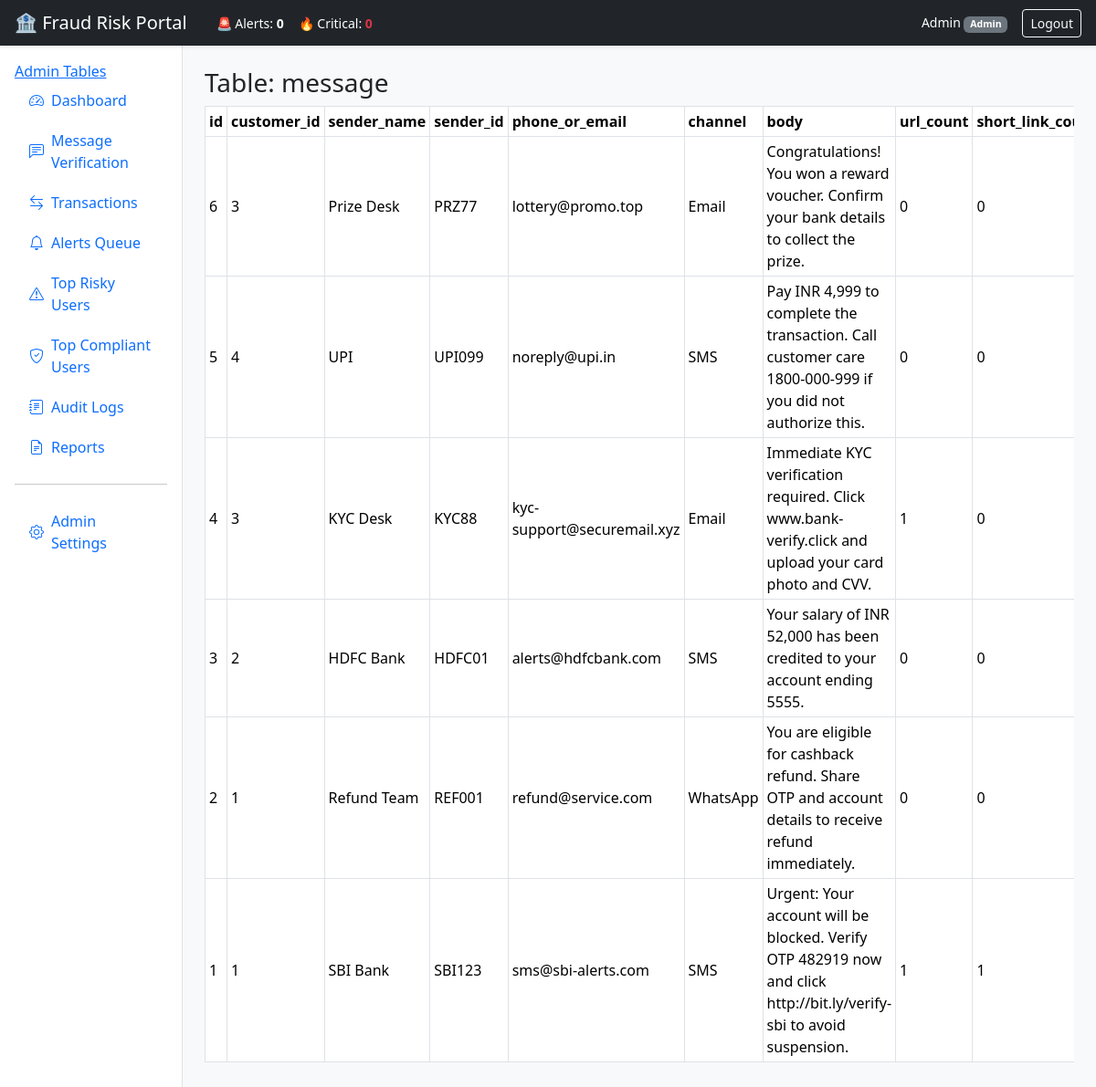
Screenshot of /admin/table/message (signed in) with the database file from the repository.
### app/models.py (models this page shows, shortened)
class User(db.Model, UserMixin):
    id = db.Column(db.Integer, primary_key=True)
    username = db.Column(db.String(80), unique=True, nullable=False)
    full_name = db.Column(db.String(120), nullable=False)
    role = db.Column(db.String(40), nullable=False, default=ROLE_BANKER)
    password_hash = db.Column(db.String(255), nullable=False)
    active = db.Column(db.Boolean, default=True)

class Message(db.Model):
    id = db.Column(db.Integer, primary_key=True)
    customer_id = db.Column(db.Integer, db.ForeignKey("customer.id"), nullable=True)
    sender_name = db.Column(db.String(120), nullable=True)
    sender_id = db.Column(db.String(120), nullable=True)
    phone_or_email = db.Column(db.String(120), nullable=True)
    channel = db.Column(db.String(20), default="SMS")
    body = db.Column(db.Text, nullable=False)
    url_count = db.Column(db.Integer, default=0)
    short_link_count = db.Column(db.Integer, default=0)
    created_at = db.Column(db.DateTime, default=datetime.utcnow)

### app/routes/admin.py (the view)
@admin_bp.route("/table/<table_name>")
@login_required
def view_table(table_name):
    if current_user.role != ROLE_ADMIN:
        abort(403)
    model = MODEL_MAP.get(table_name)
    if not model:
        abort(404)
    page = request.args.get("page", 1, type=int)
    per_page = 20
    query = model.query
    if hasattr(model, "id"):
        query = query.order_by(model.id.desc())
    pagination = query.paginate(page=page, per_page=per_page, error_out=False)
    columns = [c.name for c in model.__table__.columns]
    rows = pagination.items
    return render_template(
        "admin_table_view.html",
        table_name=table_name,
        columns=columns,
        rows=rows,
        pagination=pagination
    )

### app/models.py (called while the page is built)
@login_manager.user_loader
def load_user(user_id):
    return db.session.get(User, int(user_id))

### app/routes/main.py (called while the page is built)
@main_bp.app_context_processor
def inject_stats():
    stats = {
        "total": MessagePrediction.query.count(),
        "fraud": MessagePrediction.query.filter(MessagePrediction.risk_score >= 50).count(),
        "legit": MessagePrediction.query.filter(MessagePrediction.risk_score < 50).count(),
    }
    return dict(stats=stats)

### templates/admin_table_view.html (shortened to what this page needs)
{% extends "base.html" %}
{% block content %}
<h3>Table: {{ table_name }}</h3>
<div class="table-responsive">
  <table class="table table-bordered table-sm">
    <thead>
      <tr>
        {% for col in columns %}
          <th>{{ col }}</th>
        {% endfor %}
      </tr>
    </thead>
    <tbody>
      {% for row in rows %}
      <tr>
        {% for col in columns %}
          <td>
            {% if row is mapping %}
              {{ row[col] if col in row else '' }}
            {% else %}
              {{ row|attr(col) if row|attr(col) is not none else '' }}
            {% endif %}
          </td>
        {% endfor %}
      </tr>
      {% endfor %}
    </tbody>
  </table>
</div>
{% endblock %}

### templates/base.html (shortened to what this page needs)
<!doctype html>
<html lang="en">
<head>
  <link href="https://cdn.jsdelivr.net/npm/bootstrap@5.3.3/dist/css/bootstrap.min.css" rel="stylesheet">
  <link href="https://cdn.jsdelivr.net/npm/bootstrap-icons@1.11.3/font/bootstrap-icons.css" rel="stylesheet">
  <link rel="stylesheet" href="{{ url_for('static', filename='css/style.css') }}">
</head>
<body class="bg-light">
<nav class="navbar navbar-dark bg-dark shadow-sm px-3">
  <div class="d-flex align-items-center gap-3">
    <span class="navbar-brand mb-0 h5">🏦 Fraud Risk Portal</span>
    <div class="d-none d-md-flex gap-3 text-white small">
      <span>🚨 Alerts: <b>{{ stats.open_alerts or 0 }}</b></span>
      <span>🔥 Critical: <b class="text-danger">{{ stats.critical_alerts or 0 }}</b></span>
    </div>
  </div>
  <div class="d-flex align-items-center gap-3 text-white">
    {% if current_user.is_authenticated %}
      <span class="small">
        {{ current_user.full_name }}
        <span class="badge bg-secondary">{{ current_user.role }}</span>
      </span>
      <a class="btn btn-outline-light btn-sm" href="{{ url_for('auth.logout') }}">Logout</a>
    {% endif %}
  </div>
</nav>
<div class="container-fluid">
  <div class="row">
    <aside class="col-lg-2 bg-white border-end min-vh-100 p-3">
    <a href="{{ url_for('admin.list_tables') }}">Admin Tables</a>
      <div class="nav flex-column gap-1">
        {% macro nav_item(endpoint, icon, label) %}
          <a class="nav-link d-flex align-items-center gap-2
            {% if request.endpoint == endpoint %}active fw-bold text-primary{% endif %}"
            href="{{ url_for(endpoint) }}">
            <i class="bi {{ icon }}"></i> {{ label }}
          </a>
        {% endmacro %}
        {{ nav_item('main.dashboard', 'bi-speedometer2', 'Dashboard') }}
        {{ nav_item('main.message_verify', 'bi-chat-left-text', 'Message Verification') }}
        {{ nav_item('main.transaction_monitor', 'bi-arrow-left-right', 'Transactions') }}
        {{ nav_item('main.alerts_queue', 'bi-bell', 'Alerts Queue') }}
        {{ nav_item('main.top_risky', 'bi-exclamation-triangle', 'Top Risky Users') }}
        {{ nav_item('main.top_compliant', 'bi-shield-check', 'Top Compliant Users') }}
        {{ nav_item('main.audit_logs', 'bi-journal-text', 'Audit Logs') }}
        {{ nav_item('main.reports_page', 'bi-file-earmark-text', 'Reports') }}
        {% if current_user.role == "Admin" %}
          <hr>
          {{ nav_item('main.admin_settings', 'bi-gear', 'Admin Settings') }}
        {% endif %}
      </div>
    </aside>
    <main class="col-lg-10 p-4">
      {% block content %}{% endblock %}
    </main>
  </div>
</div>
</body>
</html>

### static/css/style.css (style rules this page uses)
:root { --navy: #0b1f3a; --accent: #1d4ed8; --soft: #f4f7fb; }
.table td, .table th { vertical-align: middle; }

### rows the page displays
User: full_name "Admin", role "Admin"
Message: columns "6" "3" "Prize Desk" "PRZ77" "lottery@promo.top" "Email" "Congratulations! You won a reward voucher. Confirm your bank details to collect the prize." "0" "0"
Message: columns "5" "4" "UPI" "UPI099" "noreply@upi.in" "SMS" "Pay INR 4,999 to complete the transaction. Call customer care 1800-000-999 if you did not authorize this." "0" "0"
Message: columns "4" "3" "KYC Desk" "KYC88" "kyc-support@securemail.xyz" "Email" "Immediate KYC verification required. Click www.bank-verify.click and upload your card photo and CVV." "1" "0"
Message: columns "3" "2" "HDFC Bank" "HDFC01" "alerts@hdfcbank.com" "SMS" "Your salary of INR 52,000 has been credited to your account ending 5555." "0" "0"
Message: columns "2" "1" "Refund Team" "REF001" "refund@service.com" "WhatsApp" "You are eligible for cashback refund. Share OTP and account details to receive refund immediately." "0" "0"
Message: columns "1" "1" "SBI Bank" "SBI123" "sms@sbi-alerts.com" "SMS" "Urgent: Your account will be blocked. Verify OTP 482919 now and click http://bit.ly/verify-sbi to avoid suspension." "1" "1"

### other values shown
{{ stats.open_alerts or 0 }} "0"
{{ stats.critical_alerts or 0 }} "0"
{{ label }} "Dashboard Message Verification Transactions Alerts Queue Top Risky Users Top Compliant Users Audit Logs Reports Admin Settings"
{{ table_name }} "message"
{{ col }} "id" "customer_id" "sender_name" "sender_id" "phone_or_email" "channel" "body" "url_count"
